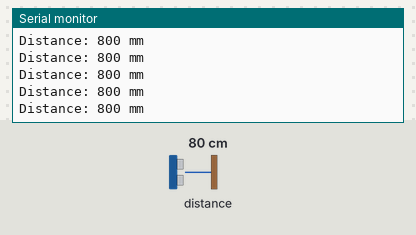
This sketch was run on a simulated Arduino Uno, built for the host (arithmetic inside an expression is 32-bit, double 64-bit). Shown: the last lines printed to the serial monitor. The inputs (shaded band) are chosen by the test bench; at power-on: distance to the obstacle 80 cm.

Above: at 1.2 s.
1.3 s: distance to the obstacle set to 2 cm
At 2.2 s:
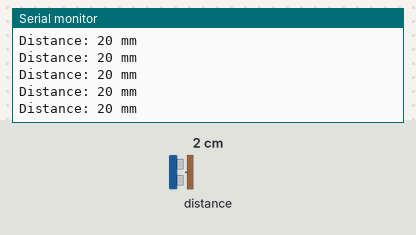
2.8 s: distance to the obstacle set to 4 cm
At 3.6 s:
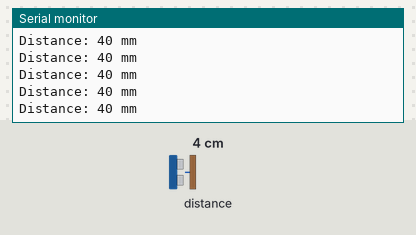
Timing chart, 0 to 5.8 s (numbered marks = the images above; inputs shaded):
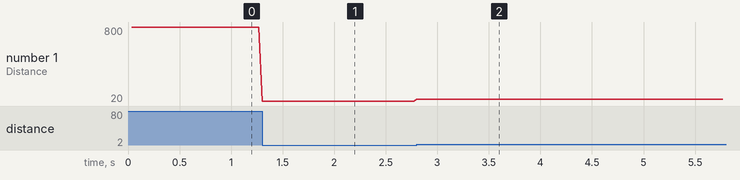

The sketch:

test_tof.ino
```cpp
#include "Adafruit_VL53L0X.h"

#define IRQ_PIN 2
#define XSHUT_PIN 3

Adafruit_VL53L0X vl53 = Adafruit_VL53L0X(XSHUT_PIN, IRQ_PIN);

void setup() {
  Serial.begin(115200);
  while (!Serial) delay(10);

  Serial.println(F("Adafruit VL53L0X sensor demo"));

  Wire.begin();
  if (! vl53.begin(0x29, &Wire)) {
    Serial.print(F("Error on init of VL sensor: "));
    Serial.println(vl53.vl_status);
    while (1)       delay(10);
  }
  Serial.println(F("VL53L0X sensor OK!"));

  Serial.print(F("Sensor ID: 0x"));
  Serial.println(vl53.sensorID(), HEX);

  if (! vl53.startRanging()) {
    Serial.print(F("Couldn't start ranging: "));
    Serial.println(vl53.vl_status);
    while (1)       delay(10);
  }
  Serial.println(F("Ranging started"));

  // Valid timing budgets: 15, 20, 33, 50, 100, 200 and 500ms!
  vl53.setTimingBudget(50);
  Serial.print(F("Timing budget (ms): "));
  Serial.println(vl53.getTimingBudget());

  /*
  vl.VL53L0X_SetDistanceThreshold(100, 300, 3, 1);
  vl.VL53L0X_SetInterruptPolarity(0);
  */
}

void loop() {
  int16_t distance;

  if (vl53.dataReady()) {
    // new measurement for the taking!
    distance = vl53.distance();
    if (distance == -1) {
      // something went wrong!
      Serial.print(F("Couldn't get distance: "));
      Serial.println(vl53.vl_status);
      return;
    }
    Serial.print(F("Distance: "));
    Serial.print(distance);
    Serial.println(" mm");

    // data is read out, time for another reading!
    vl53.clearInterrupt();
  }
}
// #include <Wire.h>
// // Preliminary pass at getting GP2Y0E03 working.
// // It appears to work but i haven’t the slightest idea how.
// // The same command of Wire.read() is assumed to get two different sets of data.</p>
// #define SENSOR_ADRS 0x29 // I2C address of GP2Y0E03
// #define WRITE_REG 0x52 // Data address of Distance Value // Functions to process only at power-on and reset
// #define READ_REG 0x53

// byte l[8] = {}
// void setup ()
// {
//   // Initialize serial communication
//   Wire.begin(); // Initialize I2C,
//   delay(1000); // start after 1 second
//   Serial.begin(9600);
//   // Main processing function repeatedly executed

// }
// void loop ()
// {
//   int ans;
//   byte c[4];
//   Wire.beginTransmission (SENSOR_ADRS); // start communication processing
//   Wire.write (WRITE_REG); // specify the address of the table storing the distance value
//   ans = Wire.endTransmission(); // send and close data
//   Serial.print("Status: ");
//   Serial.println(ans);
//   delay(200);
//   if (ans == 0) {
//     ans = Wire.requestFrom(SENSOR_ADRS, 4) ;
//     Serial.print("Bytes returned: ");
//     Serial.println(ans);
//     // int v1 = c[0] = Wire.read(); // Read the 31st to 24th bits of data c [1]
//     // int v2 = c[1] = Wire.read(); // Read the 23rd and 16th bits of the data
//     // int v3 = c[2] = Wire.read(); // Read 15th to 8th bits of the data
//     // int v4 = c[3] = Wire.read(); // Read 7th to 1st bit

//     // Serial.print("LSB: ");
//     // Serial.println(v4);
//     // Serial.print("23 - 16th bit: ");
//     // Serial.println(v3);
//     // Serial.print("15 - 8th bit: ");
//     // Serial.println(v2);
//     // Serial.print("MSB: ");
//     // Serial.println(v1);
//     int count = 0;
//     while (Wire.available()){
//       int i = Wire.read();
//       if (i > 0){
//         Serial.print("value: ");
//         Serial.println(i);
//         Serial.print("count: ");
//         Serial.println(count);
//       } count++;
//     }
//     Serial.println();
//     Serial.println();
//   }
//   else {
//     Serial.print ("ERROR NO. ="); // Can not communicate with GP2Y0E03
//     Serial.println (ans);
//   }
//   delay (500); // repeat after 200 ms
// }
/*
* LAB Name: Arduino I2C Scanner
* Author: Khaled Magdy
* For More Info Visit: www.DeepBlueMbedded.com
*/
// #include <Wire.h>

// void setup()
// {
//   Serial.begin(9600);
//   Wire.begin();
// }
// void loop()
// {
//   byte error, address;
//   int nDevices;
//   Serial.println("Scanning...");
//   nDevices = 0;
//   for(address = 1; address < 127; address++ )
//   {
//     Wire.beginTransmission(address);
//     error = Wire.endTransmission();
//     if (error == 0)
//     {
//       Serial.print("I2C device found at address 0x");
//       if (address<16)
//       { Serial.print("0"); }
//       Serial.print(address,HEX);
//       Serial.println("  !");
//       nDevices++;
//     }
//     else if (error==4)
//     {
//       Serial.print("Unknown error at address 0x");
//       if (address<16)
//       { Serial.print("0"); }
//       Serial.println(address,HEX);
//     }
//   }
//   if (nDevices == 0)
//   { Serial.println("No I2C devices found\n"); }
//   else
//   { Serial.println("done\n"); }
//   delay(5000);           // wait 5 seconds for next scan
// }
```

Measured:
- after the input at 1.3 s, the serial monitor: prints a new line at once (image 1)
- after the input at 2.8 s, the serial monitor: prints a new line at once (image 2)
- plotted number 1: 800 → 20 after the input at 1.3 s, 20 → 40 after the input at 2.8 s
